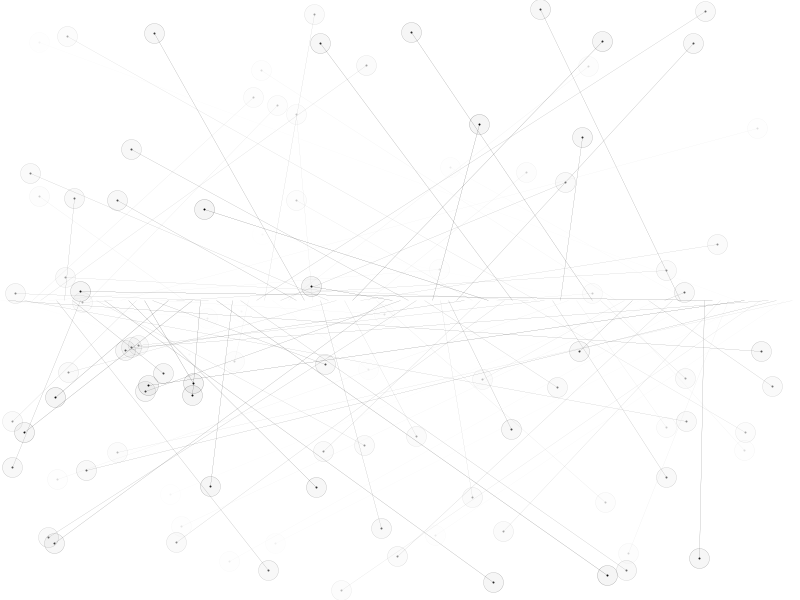
Frame 1 (no input)
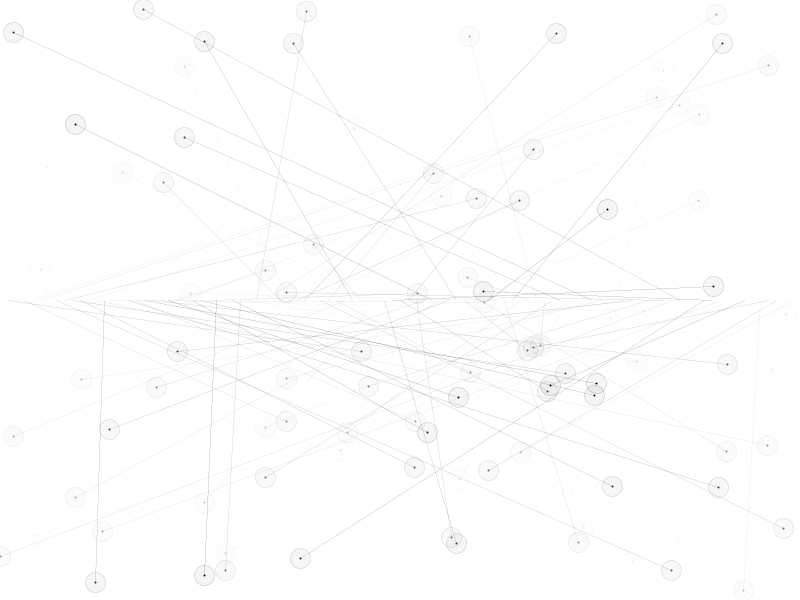
Frame 60 (the mouse pressed at the canvas centre just before this capture)
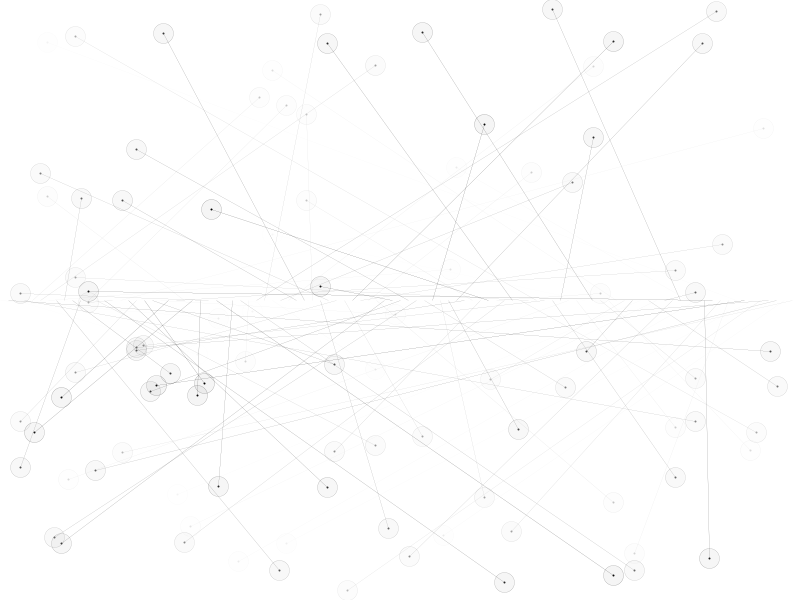
Frame 120 (the mouse held since frame 60 and released just before this capture)

The Processing sketch that drew these frames (run headless with seeded random() and noise(); from frame 60 on, the mouse is pressed at the canvas centre):

// Processing sketch: processing_82372
// ── processing_82372.pde

//Lillie Ferris
//October 2012
//liferris@andrew.cmu.edu

final int MAX = 100;

float [] x;
float [] y;
float random, length, stroke;
float dx, diam;
color [] col1;
//use the word color as the array name


void setup (){
  smooth();
  size (800, 600);
  stroke (1);
  background(255);
  dx = random(1,10);
  
  x = new float [MAX];
  initializeFloatArray(x, 0, width);
  y = new float [MAX];
  initializeFloatArray(y, 0,height);
  col1 = new color[MAX]; 
  initializeColorArray();
  diam = 20;
  
}

void draw (){
  background(255);
  drawLines();
  moveLines();
 // growLines();
  
}

void initializeFloatArray(float [] temp, float low, float high){
  for(int i = 0; i < temp.length; i++){
    temp[i] = random(low, high); 
  }
}

void initializeColorArray(){
  for(int i = 0; i < col1.length; i++){
    col1[i] = color (random(255)); 
  
}}

void drawLines(){
for(int i = 0; i < x.length; i++){
  stroke(col1[i]); // stroke 20
  strokeWeight(.1);
  line(x[i], y[i], i*8 , height/2 );               // , i*5, i*5)
  //line(x[i], y[i], x[i]+100, i);//
  
      fill(col1[i],10);
      ellipse (x[i], y[i], diam, diam);
      stroke (col1[i]);
      strokeWeight(2);
      point (x[i], y[i]);
      
       
  }
}

void moveLines(){
  for (int i = 0; i < y.length; i++){
    x[i] += dx;
    if (x[i] > width){
      x[i] = 0;
    }
  }}
  
void growLines(){
  for (int i = 1; i < y.length; i++){
    x[i] =+ y[i];
    if(x[i] > random(height*.1, height*.2)){
    }}}
      
void keyPressed(){
   for (int i = 1; i < y.length; i++){
     dx = -dx; // direction
     //dx = random(1, 10); //speed
     col1[i] = color(random(255),random(255),random(255));
     
     
   }}
   
 
   
